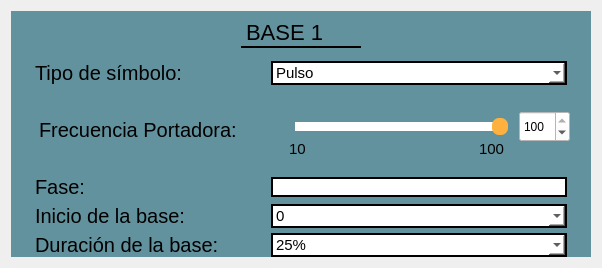
                <widget class="QWidget" name="tab_7">
                 <attribute name="title">
                  <string>Base 1</string>
                 </attribute>
                 <layout class="QGridLayout" name="gridLayout_94">
                  <item row="0" column="0">
                   <widget class="QFrame" name="frame_12">
                    <property name="minimumSize">
                     <size>
                      <width>580</width>
                      <height>0</height>
                     </size>
                    </property>
                    <property name="styleSheet">
                     <string notr="true">QFrame{
background-color: rgb(98, 146, 158);
border: none;
}

QLabel{
font-size: 20px
}</string>
                    </property>
                    <property name="frameShape">
                     <enum>QFrame::StyledPanel</enum>
                    </property>
                    <property name="frameShadow">
                     <enum>QFrame::Raised</enum>
                    </property>
                    <layout class="QGridLayout" name="gridLayout_95">
                     <property name="topMargin">
                      <number>0</number>
                     </property>
                     <property name="bottomMargin">
                      <number>0</number>
                     </property>
                     <property name="spacing">
                      <number>5</number>
                     </property>
                     <item row="0" column="0">
                      <widget class="QFrame" name="frame_78">
                       <property name="minimumSize">
                        <size>
                         <width>135</width>
                         <height>45</height>
                        </size>
                       </property>
                       <property name="maximumSize">
                        <size>
                         <width>16777215</width>
                         <height>45</height>
                        </size>
                       </property>
                       <property name="frameShape">
                        <enum>QFrame::StyledPanel</enum>
                       </property>
                       <property name="frameShadow">
                        <enum>QFrame::Raised</enum>
                       </property>
                       <layout class="QGridLayout" name="gridLayout_93">
                        <property name="leftMargin">
                         <number>0</number>
                        </property>
                        <property name="topMargin">
                         <number>0</number>
                        </property>
                        <property name="rightMargin">
                         <number>0</number>
                        </property>
                        <property name="bottomMargin">
                         <number>0</number>
                        </property>
                        <item row="0" column="0">
                         <widget class="QLabel" name="label_85">
                          <property name="maximumSize">
                           <size>
                            <width>120</width>
                            <height>30</height>
                           </size>
                          </property>
                          <property name="font">
                           <font>
                            <family>Microsoft Sans Serif</family>
                            <pointsize>-1</pointsize>
                           </font>
                          </property>
                          <property name="styleSheet">
                           <string notr="true">QLabel{
qproperty-alignment: AlignCenter;
font-style: bold;
font-size: 22px;
color: black;
border-bottom: 2px solid black;
}</string>
                          </property>
                          <property name="text">
                           <string>BASE 1</string>
                          </property>
                         </widget>
                        </item>
                       </layout>
                      </widget>
                     </item>
                     <item row="5" column="0">
                      <widget class="QFrame" name="frame_77">
                       <property name="maximumSize">
                        <size>
                         <width>550</width>
                         <height>35</height>
                        </size>
                       </property>
                       <property name="styleSheet">
                        <string notr="true">QFrame{
border: none;
background-color: transparent;
}</string>
                       </property>
                       <property name="frameShape">
                        <enum>QFrame::StyledPanel</enum>
                       </property>
                       <property name="frameShadow">
                        <enum>QFrame::Raised</enum>
                       </property>
                       <layout class="QGridLayout" name="gridLayout_92">
                        <property name="topMargin">
                         <number>0</number>
                        </property>
                        <property name="bottomMargin">
                         <number>0</number>
                        </property>
                        <item row="0" column="0">
                         <widget class="QLabel" name="label_83">
                          <property name="minimumSize">
                           <size>
                            <width>230</width>
                            <height>0</height>
                           </size>
                          </property>
                          <property name="maximumSize">
                           <size>
                            <width>230</width>
                            <height>16777215</height>
                           </size>
                          </property>
                          <property name="text">
                           <string>Duración de la base:</string>
                          </property>
                         </widget>
                        </item>
                        <item row="0" column="1">
                         <widget class="QComboBox" name="cbT2S1">
                          <property name="styleSheet">
                           <string notr="true">QComboBox{
	background-color: rgb(204, 204, 255);
	background: white;
	color: black;
	border: 2px solid black;
	font-size: 15px;
	qproperty-alignment: AlignCenter;
}


</string>
                          </property>
                          <item>
                           <property name="text">
                            <string>25%</string>
                           </property>
                          </item>
                          <item>
                           <property name="text">
                            <string>50%</string>
                           </property>
                          </item>
                          <item>
                           <property name="text">
                            <string>75%</string>
                           </property>
                          </item>
                         </widget>
                        </item>
                       </layout>
                      </widget>
                     </item>
                     <item row="4" column="0">
                      <widget class="QFrame" name="frame_76">
                       <property name="maximumSize">
                        <size>
                         <width>550</width>
                         <height>35</height>
                        </size>
                       </property>
                       <property name="styleSheet">
                        <string notr="true">QFrame{
border: none;
background-color: transparent;
}</string>
                       </property>
                       <property name="frameShape">
                        <enum>QFrame::StyledPanel</enum>
                       </property>
                       <property name="frameShadow">
                        <enum>QFrame::Raised</enum>
                       </property>
                       <layout class="QGridLayout" name="gridLayout_91">
                        <property name="topMargin">
                         <number>0</number>
                        </property>
                        <property name="bottomMargin">
                         <number>0</number>
                        </property>
                        <item row="0" column="0">
                         <widget class="QLabel" name="label_69">
                          <property name="minimumSize">
                           <size>
                            <width>230</width>
                            <height>0</height>
                           </size>
                          </property>
                          <property name="maximumSize">
                           <size>
                            <width>230</width>
                            <height>16777215</height>
                           </size>
                          </property>
                          <property name="text">
                           <string>Inicio de la base:</string>
                          </property>
                         </widget>
                        </item>
                        <item row="0" column="1">
                         <widget class="QComboBox" name="cbT1S1">
                          <property name="styleSheet">
                           <string notr="true">QComboBox{
	background-color: rgb(204, 204, 255);
	background: white;
	color: black;
	border: 2px solid black;
	font-size: 15px;
}


</string>
                          </property>
                          <item>
                           <property name="text">
                            <string>0</string>
                           </property>
                          </item>
                          <item>
                           <property name="text">
                            <string>0.25 tsimb</string>
                           </property>
                          </item>
                          <item>
                           <property name="text">
                            <string>0.5 tsimb</string>
                           </property>
                          </item>
                          <item>
                           <property name="text">
                            <string>0.75 tsimb</string>
                           </property>
                          </item>
                         </widget>
                        </item>
                       </layout>
                      </widget>
                     </item>
                     <item row="1" column="0">
                      <widget class="QFrame" name="frame_71">
                       <property name="maximumSize">
                        <size>
                         <width>550</width>
                         <height>35</height>
                        </size>
                       </property>
                       <property name="styleSheet">
                        <string notr="true">QFrame{
border: none;
background-color: transparent;
}</string>
                       </property>
                       <property name="frameShape">
                        <enum>QFrame::StyledPanel</enum>
                       </property>
                       <property name="frameShadow">
                        <enum>QFrame::Raised</enum>
                       </property>
                       <layout class="QGridLayout" name="gridLayout_86">
                        <property name="topMargin">
                         <number>0</number>
                        </property>
                        <property name="bottomMargin">
                         <number>0</number>
                        </property>
                        <item row="0" column="0">
                         <widget class="QLabel" name="label_65">
                          <property name="minimumSize">
                           <size>
                            <width>230</width>
                            <height>0</height>
                           </size>
                          </property>
                          <property name="maximumSize">
                           <size>
                            <width>230</width>
                            <height>30</height>
                           </size>
                          </property>
                          <property name="text">
                           <string>Tipo de símbolo:</string>
                          </property>
                         </widget>
                        </item>
                        <item row="0" column="1">
                         <widget class="QComboBox" name="cbSimb1">
                          <property name="styleSheet">
                           <string notr="true">QComboBox{
	background-color: rgb(204, 204, 255);
	background: white;
	color: black;
	border: 2px solid black;
	font-size: 15px;
	qproperty-alignment: AlignCenter;
}


</string>
                          </property>
                          <item>
                           <property name="text">
                            <string>Pulso</string>
                           </property>
                          </item>
                          <item>
                           <property name="text">
                            <string>Medio pulso</string>
                           </property>
                          </item>
                          <item>
                           <property name="text">
                            <string>Manchester</string>
                           </property>
                          </item>
                          <item>
                           <property name="text">
                            <string>Coseno</string>
                           </property>
                          </item>
                          <item>
                           <property name="text">
                            <string>Pulso de duración variable</string>
                           </property>
                          </item>
                          <item>
                           <property name="text">
                            <string>Coseno de duración variable</string>
                           </property>
                          </item>
                         </widget>
                        </item>
                       </layout>
                      </widget>
                     </item>
                     <item row="2" column="0">
                      <widget class="QFrame" name="frame_73">
                       <property name="minimumSize">
                        <size>
                         <width>550</width>
                         <height>80</height>
                        </size>
                       </property>
                       <property name="maximumSize">
                        <size>
                         <width>550</width>
                         <height>80</height>
                        </size>
                       </property>
                       <property name="styleSheet">
                        <string notr="true">QFrame{
border: none;
background-color: transparent;
}</string>
                       </property>
                       <property name="frameShape">
                        <enum>QFrame::StyledPanel</enum>
                       </property>
                       <property name="frameShadow">
                        <enum>QFrame::Raised</enum>
                       </property>
                       <layout class="QGridLayout" name="gridLayout_87">
                        <property name="topMargin">
                         <number>0</number>
                        </property>
                        <property name="rightMargin">
                         <number>0</number>
                        </property>
                        <property name="bottomMargin">
                         <number>0</number>
                        </property>
                        <item row="0" column="0">
                         <widget class="QLabel" name="label_41">
                          <property name="minimumSize">
                           <size>
                            <width>230</width>
                            <height>0</height>
                           </size>
                          </property>
                          <property name="maximumSize">
                           <size>
                            <width>230</width>
                            <height>16777215</height>
                           </size>
                          </property>
                          <property name="text">
                           <string>Frecuencia Portadora:</string>
                          </property>
                         </widget>
                        </item>
                        <item row="0" column="1">
                         <widget class="QFrame" name="frame_74">
                          <property name="maximumSize">
                           <size>
                            <width>292</width>
                            <height>58</height>
                           </size>
                          </property>
                          <property name="styleSheet">
                           <string notr="true">QFrame{
border: none;
background-color: transparent;
}</string>
                          </property>
                          <property name="frameShape">
                           <enum>QFrame::StyledPanel</enum>
                          </property>
                          <property name="frameShadow">
                           <enum>QFrame::Raised</enum>
                          </property>
                          <widget class="QSlider" name="hsFreqS1">
                           <property name="geometry">
                            <rect>
                             <x>10</x>
                             <y>10</y>
                             <width>221</width>
                             <height>31</height>
                            </rect>
                           </property>
                           <property name="styleSheet">
                            <string notr="true">QSlider 
{
    background-color: transparent;
    padding: 2px;

}

QSlider::groove:horizontal 
{
	subcontrol-origin: content;
	background-color: transparent;
	height: 17px;

}

QSlider::handle:horizontal 
{
    background-color: rgb(255, 177, 64);
    width: 16px;
    border-radius: 7px;

}

QSlider::sub-page:horizontal 
{
    background-color: white;
    margin: 4px;
    border-radius: 5px;

}

QSlider::add-page:horizontal 
{
    background-color: white;
    margin: 4px;
    border-radius: 5px;

}




</string>
                           </property>
                           <property name="minimum">
                            <number>10</number>
                           </property>
                           <property name="maximum">
                            <number>100</number>
                           </property>
                           <property name="sliderPosition">
                            <number>100</number>
                           </property>
                           <property name="orientation">
                            <enum>Qt::Horizontal</enum>
                           </property>
                          </widget>
                          <widget class="QLabel" name="label_81">
                           <property name="geometry">
                            <rect>
                             <x>10</x>
                             <y>40</y>
                             <width>21</width>
                             <height>16</height>
                            </rect>
                           </property>
                           <property name="styleSheet">
                            <string notr="true">QLabel{
font-size: 15px;
qproperty-alignment: AlignCenter;
}</string>
                           </property>
                           <property name="text">
                            <string>10</string>
                           </property>
                          </widget>
                          <widget class="QLabel" name="label_82">
                           <property name="geometry">
                            <rect>
                             <x>200</x>
                             <y>40</y>
                             <width>31</width>
                             <height>16</height>
                            </rect>
                           </property>
                           <property name="styleSheet">
                            <string notr="true">QLabel{
font-size: 15px;
qproperty-alignment: AlignCenter;
}</string>
                           </property>
                           <property name="text">
                            <string>100</string>
                           </property>
                          </widget>
                          <widget class="QSpinBox" name="sbFreqS1">
                           <property name="geometry">
                            <rect>
                             <x>240</x>
                             <y>10</y>
                             <width>51</width>
                             <height>31</height>
                            </rect>
                           </property>
                           <property name="styleSheet">
                            <string notr="true">QSpinBox{
background-color: white;
qproperty-alignment: AlignCenter;
}</string>
                           </property>
                           <property name="minimum">
                            <number>10</number>
                           </property>
                           <property name="maximum">
                            <number>100</number>
                           </property>
                           <property name="value">
                            <number>100</number>
                           </property>
                          </widget>
                         </widget>
                        </item>
                       </layout>
                      </widget>
                     </item>
                     <item row="3" column="0">
                      <widget class="QFrame" name="frame_75">
                       <property name="maximumSize">
                        <size>
                         <width>550</width>
                         <height>35</height>
                        </size>
                       </property>
                       <property name="styleSheet">
                        <string notr="true">QFrame{
border: none;
background-color: transparent;
}</string>
                       </property>
                       <property name="frameShape">
                        <enum>QFrame::StyledPanel</enum>
                       </property>
                       <property name="frameShadow">
                        <enum>QFrame::Raised</enum>
                       </property>
                       <layout class="QGridLayout" name="gridLayout_90">
                        <property name="topMargin">
                         <number>0</number>
                        </property>
                        <property name="bottomMargin">
                         <number>0</number>
                        </property>
                        <item row="0" column="0">
                         <widget class="QLabel" name="label_93">
                          <property name="minimumSize">
                           <size>
                            <width>230</width>
                            <height>0</height>
                           </size>
                          </property>
                          <property name="maximumSize">
                           <size>
                            <width>230</width>
                            <height>16777215</height>
                           </size>
                          </property>
                          <property name="text">
                           <string>Fase:</string>
                          </property>
                         </widget>
                        </item>
                        <item row="0" column="1">
                         <widget class="QLineEdit" name="leFaseS1">
                          <property name="styleSheet">
                           <string notr="true">QLineEdit{
background-color: white;
border: 2px solid black;
font-color: black
}</string>
                          </property>
                          <property name="text">
                           <string/>
                          </property>
                         </widget>
                        </item>
                       </layout>
                      </widget>
                     </item>
                    </layout>
                   </widget>
                  </item>
                 </layout>
                </widget>
